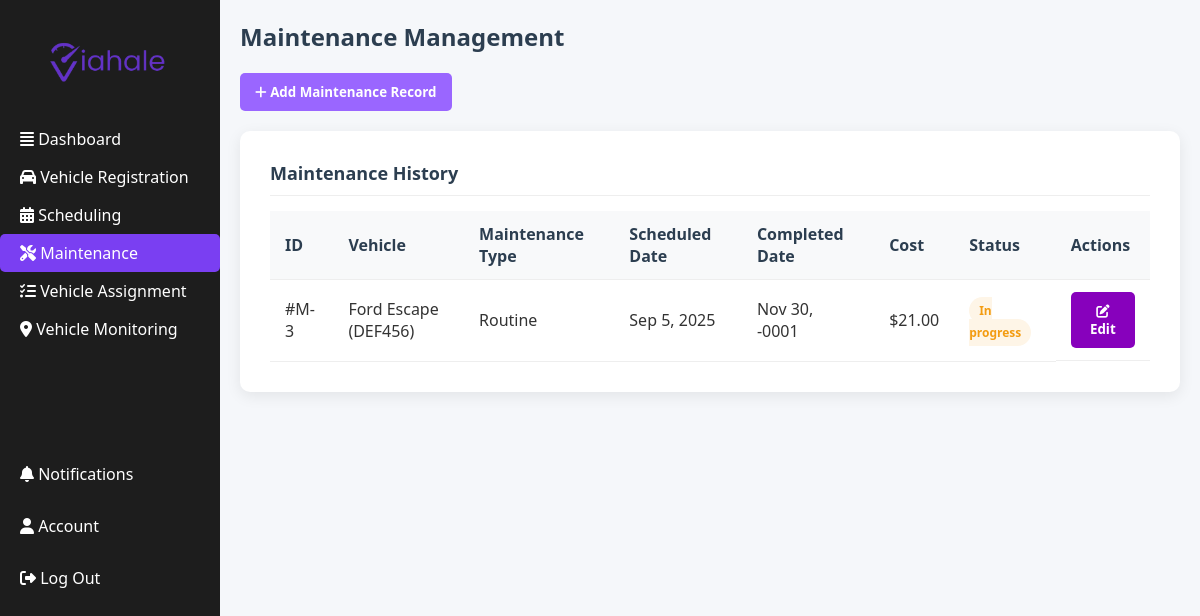
/FVM/MA.php, run on the app's committed database.
### tables this page shows
CREATE TABLE `maintenance` (
  `maintenance_id` int(11) NOT NULL,
  `vehicle_id` int(11) NOT NULL,
  `maintenance_type` enum('routine','repair','inspection','tire_replacement','oil_change','brake_service') NOT NULL,
  `scheduled_date` date NOT NULL,
  `completed_date` date DEFAULT NULL,
  `cost` decimal(10,2) DEFAULT 0.00,
  `description` text DEFAULT NULL,
  `status` enum('scheduled','in_progress','completed','cancelled') DEFAULT 'scheduled',
  `created_at` timestamp NOT NULL DEFAULT current_timestamp()
);

CREATE TABLE `vehicles` (
  `vehicle_id` int(11) NOT NULL,
  `make` varchar(50) NOT NULL,
  `model` varchar(50) NOT NULL,
  `year` year(4) DEFAULT NULL,
  `license_plate` varchar(15) NOT NULL,
  `capacity` int(11) NOT NULL,
  `vehicle_type` enum('car','motor','suv','van') DEFAULT 'car',
  `fuel_type` varchar(99) NOT NULL,
  `status` enum('available','in_use','maintenance') DEFAULT 'available',
  `created_at` timestamp NOT NULL DEFAULT current_timestamp(),
  `updated_at` timestamp NULL DEFAULT current_timestamp()
);

### FVM/config.php (called while the page is built, shortened)
<?php
$Connections = mysqli_connect("localhost:3306", "root", "", "log2");
function executeQuery($sql, $params = []) {
    global $Connections;
    $stmt = mysqli_prepare($Connections, $sql);
    if (!mysqli_stmt_execute($stmt)) {
        die("Error executing statement: " . mysqli_stmt_error($stmt));
    }
    $result = mysqli_stmt_get_result($stmt);
    if ($result) {
        $rows = [];
        while ($row = mysqli_fetch_assoc($result)) {
            $rows[] = $row;
        }
        return $rows;
    }
    $affectedRows = mysqli_stmt_affected_rows($stmt);
    return $affectedRows;
}
?>

### FVM/MA.php (the view, shortened to what this page needs)
<?php
include 'config.php';
$maintenanceRecords = executeQuery("
    SELECT m.*, v.make, v.model, v.license_plate
    FROM maintenance m
    LEFT JOIN vehicles v ON m.vehicle_id = v.vehicle_id
    ORDER BY m.scheduled_date DESC
");
?>
<!DOCTYPE html>
<html lang="en">
<head>
  <link rel="stylesheet" href="https://cdnjs.cloudflare.com/ajax/libs/font-awesome/6.4.0/css/all.min.css"/>
</head>
<body>
  <div class="sidebar">
    <div class="logo">
      <img src="viahale1.png" alt="Logo">
    </div>
    <ul>
      <li><a href="fvm-dashboard.php"><i class="fas fa-align-justify"></i> Dashboard</a></li>
      <li><a href="VR.php"><i class="fas fa-car me-2"></i> Vehicle Registration</a></li>
      <li><a href="SC.php"><i class="fas fa-calendar-alt me-2"></i> Scheduling</a></li>
      <li class="active"><a href="MA.php"><i class="fas fa-tools me-2"></i> Maintenance</a></li>
      <li><a href="VA.php"><i class="fas fa-tasks me-2"></i> Vehicle Assignment</a></li>
      <li><a href="VM.php"><i class="fas fa-map-marker-alt me-2"></i> Vehicle Monitoring</a></li>
    </ul>
    <div class="bottom-links">
      <a href="#"><i class="fas fa-bell me-2"></i> Notifications</a>
      <a href="#"><i class="fas fa-user me-2"></i> Account</a>
      <a href="../login.php"><i class="fas fa-sign-out-alt me-2"></i> Log Out</a>
    </div>
  </div>
  <div class="main-content">
    <div class="dashboard-header">
      <div class="page-title">Maintenance Management</div>
    </div>
    <div class="crud-actions">
      <button class="btn btn-primary" onclick="openModal('add-maintenance')">
        <i class="fas fa-plus"></i> Add Maintenance Record
      </button>
    </div>
    <div class="dashboard-cards">
      <div class="card">
        <div class="card-header">
          <div class="card-title">Maintenance History</div>
        </div>
        <div class="maintenance-list">
          <table>
            <thead>
              <tr>
                <th>ID</th>
                <th>Vehicle</th>
                <th>Maintenance Type</th>
                <th>Scheduled Date</th>
                <th>Completed Date</th>
                <th>Cost</th>
                <th>Status</th>
                <th>Actions</th>
              </tr>
            </thead>
            <tbody>
              <?php foreach ($maintenanceRecords as $record):
                $statusClass = str_replace('_', '-', $record['status']);
              ?>
              <tr>
                <td>#M-<?php echo $record['maintenance_id']; ?></td>
                <td><?php echo $record['make'] . ' ' . $record['model'] . ' (' . $record['license_plate'] . ')'; ?></td>
                <td><?php echo ucfirst(str_replace('_', ' ', $record['maintenance_type'])); ?></td>
                <td><?php echo date('M j, Y', strtotime($record['scheduled_date'])); ?></td>
                <td><?php echo $record['completed_date'] ? date('M j, Y', strtotime($record['completed_date'])) : 'N/A'; ?></td>
                <td>$<?php echo number_format($record['cost'], 2); ?></td>
                <td><span class='status <?php echo $statusClass; ?>'><?php echo ucfirst(str_replace('_', ' ', $record['status'])); ?></span></td>
                <td class="action-buttons">
                  <button class="btn btn-edit" onclick="editMaintenance(<?php echo $record['maintenance_id']; ?>)">
                    <i class="fas fa-edit"></i> Edit
                  </button>
                </td>
              </tr>
              <?php endforeach; ?>
            </tbody>
          </table>
        </div>
      </div>
    </div>
  </div>
</body>
</html>

### FVM/MA.php (style rules this page uses)
:root { --primary: #2c3e50; --secondary: #3498db; --accent: #e74c3c; --light: #ecf0f1; --dark: #1d1d1d; --success: #2ecc71; --warning: #f39c12; }
* { margin: 0; padding: 0; box-sizing: border-box; font-family: 'Segoe UI', Tahoma, Geneva, Verdana, sans-serif; }
body { background-color: #f5f7fa; color: #333; display: flex; margin: 0; }
.sidebar { width: 220px; background: var(--dark); color: white; height: 100vh; padding: 25px 0; position: fixed; }
.sidebar .logo { text-align: center; margin-bottom: 20px; }
.sidebar .logo img { width: 160px; }
.sidebar ul { list-style: none; padding: 0; }
.sidebar ul li { padding: 8px 20px; border-radius: 5px; transition: all 0.3s ease; }
.sidebar ul li a { color: white; text-decoration: none; display: block; transition: color 0.3s ease; }
.sidebar ul li.active { background: #7a3ff2; }
.bottom-links { display: flex; flex-direction: column; margin-top: 100px; }
.bottom-links a { color: white; text-decoration: none; margin: 5px 0; padding: 10px 20px; border-radius: 5px; transition: all 0.3s ease; }
.main-content { margin-left: 220px; padding: 20px; width: calc(100% - 220px); }
.dashboard-header { display: flex; justify-content: space-between; align-items: center; margin-bottom: 20px; }
.page-title { font-size: 24px; font-weight: 600; color: #2c3e50; }
.in-progress { color: var(--warning); }
.crud-actions { display: flex; gap: 10px; margin-bottom: 20px; }
.btn { padding: 10px 15px; border: none; border-radius: 5px; cursor: pointer; font-weight: 600; transition: all 0.3s ease; }
.btn-primary { background-color: #9a66ff; color: white; }
.btn-edit { background-color: #8701bcff; color: white; }
.dashboard-cards { display: flex; flex-direction: column; gap: 20px; }
.card { background-color: white; border-radius: 10px; box-shadow: 0 4px 15px rgba(0, 0, 0, 0.08); padding: 30px; transition: transform 0.3s ease; }
.card-header { display: flex; justify-content: space-between; align-items: center; margin-bottom: 15px; padding-bottom: 10px; border-bottom: 1px solid #eee; }
.card-title { font-size: 18px; font-weight: 600; color: #2c3e50; }
table { width: 100%; border-collapse: collapse; }
th, td { padding: 12px 15px; text-align: left; border-bottom: 1px solid #eee; }
th { background-color: #f8f9fa; font-weight: 600; color: #2c3e50; }
.status { padding: 5px 10px; border-radius: 20px; font-size: 12px; font-weight: 600; }
.in-progress { background-color: #fef5e7; color: #f39c12; }
.action-buttons { display: flex; gap: 5px; }

### data on the page
maintenance: maintenance_id "3", vehicle.make "Ford", vehicle.model "Escape", vehicle.license_plate "DEF456", maintenance_type "Routine", scheduled_date "Sep 5, 2025", completed_date "Nov 30, -0001", cost "21.00", status "In progress"
